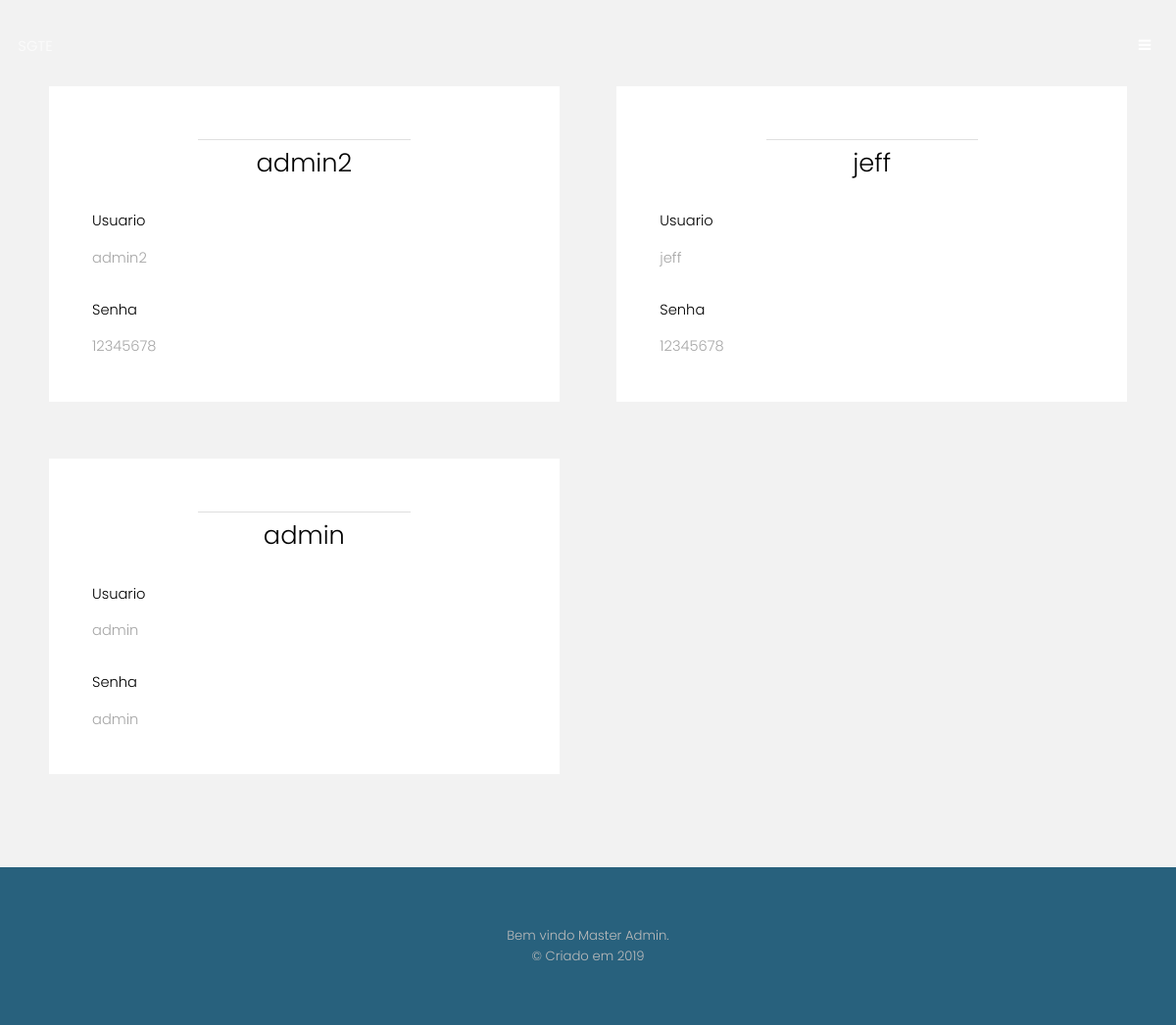
/adms.php (signed in), run on the app's committed database.
### tables this page shows
CREATE TABLE `adm` (
  `id` int(11) NOT NULL,
  `usuario` varchar(255) NOT NULL,
  `senha` varchar(255) NOT NULL,
  `adm` int(1) NOT NULL,
  `hash` varchar(32) NOT NULL
);

### adms.php (the view, shortened to what this page needs)
<?php
	include "assets/imports/import.php";
?>
<!DOCTYPE HTML>
<html>
	<head>
		<link rel="stylesheet" href="assets/css/menu.css" />
	</head>
	<body>
			<header id="header" class="alt">
				<div class="logo"><a href="index.php"><span>SGTE</span></a></div>
				<a href="#menu">
				</a>
			</header>
			<section id="one" class="wrapper style2">
				<div class="inner">
					<div class="grid-style">
						<?php
					if (isset($_COOKIE['hash'])) {
							$queryAdm = mysqli_query($conn ,"SELECT * FROM adm ORDER BY id DESC");
							while ($arrA = mysqli_fetch_array($queryAdm)) {
									echo '<div>
							<div class="box">
								<div class="content">
									<header class="align-center">
										<p></p>
										<h2>'.$arrA['usuario'].'</h2>
									</header>
									<h1>Usuario</h1><p>'.$arrA['usuario'].'</p>
									<h1>Senha</h1><p>'.$arrA['senha'].'</p>
								</div>
							</div>
						</div>';
								}
							}
						?>
					</div>
				</div>
			</section>
			<footer id="footer">
				<div class="copyright">
				 Bem vindo Master Admin.<br>
					&copy;	Criado em 2019
				</div>
			</footer>
	</body>
</html>

### data on the page
adm: usuario "admin2", senha "12345678"
adm: usuario "jeff", senha "12345678"
adm: usuario "admin", senha "admin"
